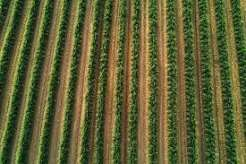
#> input picture Photos/bev4.png, 246 x 164 px, found by its file name; its folder holds only this picture in this run
$ python run_fft_detection.py
#> lines starting #> are read from the running program, lines starting #| are printed output that depends on the picture
#> in main, rgb is the input picture: shape (164, 246, 3); mean R, G, B 94.6, 95.8, 52.5
### FFT/dft_crop_row_detector.py
"""DFT-based crop row detection, following Gai et al. (2024), fft.pdf.

Pipeline (Section 2.2 of the paper):
  1) Pre-processing: Excess-Green grayscale and inverse perspective mapping to
     a metric bird's-eye ROI (MAAIR cropped).
  2) DFT: 2D FFT of the Hanning-windowed ROI.
  3) Peak localization: bandpass filter around the expected row-spacing
     frequency, coarse argmax peak, Taylor-expansion sub-bin refinement,
     DTFT phase at the refined continuous frequency.
  4) Row geometry: wavefront lines (constant phase) give row positions and
     direction; lateral deviation e_y and heading deviation e_theta follow
     from the two rows flanking the robot reference point.
"""

from __future__ import annotations

import dataclasses
from typing import Optional, Tuple

import numpy as np

try:
    import cv2
except ImportError:
    cv2 = None


# ---------------------------------------------------------------------------
# Pre-processing
# ---------------------------------------------------------------------------

def exg_gray(rgb: np.ndarray) -> np.ndarray:
    """Excess Green Index grayscale, contrast-normalized to [0, 255]."""
    arr = rgb[..., :3].astype(np.float64)
    exg = 2.0 * arr[..., 1] - arr[..., 0] - arr[..., 2]
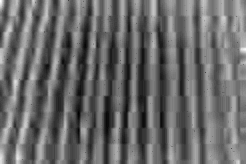
#> exg: shape (164, 246) float64; min -17, max 130, mean 44.5; drawn with min black and max white
    lo, hi = np.percentile(exg, [1.0, 99.5])
#> lo = -4; hi = 96
    if hi <= lo:
        hi = lo + 1.0
    return np.clip((exg - lo) / (hi - lo) * 255.0, 0.0, 255.0)
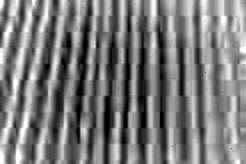
#> returned value: shape (164, 246) float64; min 0, max 255, mean 123.5


# [151 lines left out: functions maair, camera_homography, rectify_forward, not called in this run]


# ---------------------------------------------------------------------------
# DFT detection core
# ---------------------------------------------------------------------------

@dataclasses.dataclass
class Detection:
    fx: float                 # refined peak frequency along x (columns), cyc/px
    fy: float                 # refined peak frequency along y (rows), cyc/px
    Tx: float                 # period along x, px (inf when fx == 0)
    Ty: float                 # period along y, px (inf when fy == 0)
    phi: float                # DTFT phase at the peak, rad
    spacing_px: float         # perpendicular row spacing, px
    angle_from_vertical_deg: float
    intersections: np.ndarray # axis crossings of the row lines, px
    direction: np.ndarray     # unit direction of row lines, pointing up
    ref_point: np.ndarray     # robot/reference point in ROI px
    e_indices: np.ndarray     # signed distances of all lines to ref point, px
    ey_px: float              # lateral deviation, px (nan if <2 rows)
    corridor_px: float        # width of the flanked corridor, px
    e_theta_deg: float        # heading deviation vs image-up, deg
    prominence: float         # spectral lock confidence, peak / band median
    magnitude: np.ndarray     # shifted magnitude spectrum (for plotting)
    freq_x: np.ndarray        # shifted frequency axes matching magnitude
    freq_y: np.ndarray
    band_lo: float            # bandpass radii in cyc/px
    band_hi: float
    apex_x_px: Optional[float] = None  # furrow mouth at the ROI base, px
    apex_shift_px: float = 0.0         # lateral grid translation applied
    anchored: bool = False             # True when apex anchoring moved the grid

    @property
    def n_rows(self) -> int:
        return len(self.intersections)

    def line_endpoints(self, length_scale: float = 1.6):
        """Segment endpoints (x0, y0, x1, y1) of every detected row line."""
        h, w = self.magnitude.shape
        L = length_scale * float(np.hypot(h, w))
        t = self.direction
        segs = []
        for xi in self.intersections:
            p = np.array([xi, 0.0])
            a, b = p - t * L, p + t * L
            segs.append((a[0], a[1], b[0], b[1]))
        return segs

    def centerline(self):
        """Navigation centerline through the midpoint of the two flanking
        rows: (x0, y0, x1, y1) or None."""
        pair = flanking_pair(self.e_indices)
        if pair is None:
            return None
        i, j = pair
        xim = (self.intersections[i] + self.intersections[j]) / 2.0
        h, w = self.magnitude.shape
        L = 1.6 * float(np.hypot(h, w))
        t = self.direction
        a, b = np.array([xim, 0.0]) - t * L, np.array([xim, 0.0]) + t * L
        return a[0], a[1], b[0], b[1]


def flanking_pair(e_vals):
    """Indices of the two rows truly flanking the reference point: the
    nearest line on each side (one with e < 0, one with e >= 0).

    Picking the two smallest |e| instead can return two lines on the SAME
    side (e.g. +5 and +35 px while -25 px exists), whose midpoint sits up
    to a full spacing off the robot's furrow. Falls back to the two
    smallest |e| only when one side has no lines at all.
    """
    e = np.asarray(e_vals, dtype=float)
    if len(e) < 2:
        return None
    neg = np.flatnonzero(e < 0.0)
    pos = np.flatnonzero(e >= 0.0)
    if len(neg) and len(pos):
        i = int(neg[np.argmax(e[neg])])  # closest below zero
        j = int(pos[np.argmin(e[pos])])  # closest above zero
        return i, j
    order = np.argsort(np.abs(e))
    return int(order[0]), int(order[1])


class DFTRowDetector:
    """Bandpass DFT row detector with Hanning window, Taylor sub-bin peak
    refinement and DTFT phase estimation."""

    def __init__(self,
                 min_period_px: float = 8.0,
                 max_period_px: Optional[float] = None,
                 spacing_prior_px: Optional[float] = None,
                 spacing_tol: float = 0.3):
        self.min_period_px = float(min_period_px)
        self.max_period_px = max_period_px
        self.spacing_prior_px = spacing_prior_px
        self.spacing_tol = float(spacing_tol)

    def detect(self, img: np.ndarray,
               ref_xy: Optional[Tuple[float, float]] = None) -> Detection:
        img = np.asarray(img, dtype=np.float64)
        h, w = img.shape
        if img.ndim != 2 or h < 16 or w < 16:
            raise ValueError("need a 2D image >= 16 px per side")

        win = np.hanning(h)[:, None] * np.hanning(w)[None, :]
        imgw = img * win

        F = np.fft.fftshift(np.fft.fft2(imgw))
        mag = np.abs(F)
        FX = np.fft.fftshift(np.fft.fftfreq(w))
        FY = np.fft.fftshift(np.fft.fftfreq(h))
        FR = np.hypot(FY[:, None], FX[None, :])

        f_hi = 1.0 / max(self.min_period_px, 2.0)
        max_p = self.max_period_px or min(h, w) / 2.2
        max_p = min(max_p, min(h, w) / 3.0)
        f_lo = 1.0 / max(max_p, 2.0 * self.min_period_px)
        if self.spacing_prior_px:
            f0 = 1.0 / self.spacing_prior_px
            f_lo = max(f_lo, f0 / (1.0 + self.spacing_tol))
            f_hi = min(f_hi, f0 * (1.0 + self.spacing_tol))
        if f_lo >= f_hi:
            raise ValueError("empty bandpass band; check spacing priors")

        half = (FX[None, :] > 0) | ((FX[None, :] == 0) & (FY[:, None] > 0))
        mask = (FR >= f_lo) & (FR <= f_hi) & half
        if not mask.any():
            raise ValueError("bandpass mask empty at this image size")

        masked = np.where(mask, mag, 0.0)
        yi0, xi0 = np.unravel_index(int(np.argmax(masked)), masked.shape)
        peak_val = float(mag[yi0, xi0])
        ring_med = float(np.median(mag[mask]))
        prominence = peak_val / max(ring_med, 1e-9)

        dx, dy = self._taylor_refine(mag, int(xi0), int(yi0))
        fx = float(FX[xi0] + dx / w)
        fy = float(FY[yi0] + dy / h)

        u = np.arange(w)
        v = np.arange(h)
        ex = np.exp(-2j * np.pi * u * fx)
        ey_v = np.exp(-2j * np.pi * v * fy)
        Xdtft = (ey_v @ imgw) @ ex
        phi = float(np.angle(Xdtft))

        Tx = 1.0 / fx if abs(fx) > 1e-12 else np.inf
        Ty = 1.0 / fy if abs(fy) > 1e-12 else np.inf

        direction = np.array([-fy, fx])
        nrm = float(np.hypot(*direction))
        direction = direction / nrm if nrm > 0 else np.array([0.0, 1.0])
        if direction[1] > 0:
            direction = -direction

        intersections, e_vals = self._row_positions(fx, fy, phi, w, h,
                                                    ref_xy or (w / 2.0, h - 1.0))

        e_theta = float(np.degrees(np.arctan2(direction[0], -direction[1])))

        # Apex anchoring: translate the grid laterally so the navigation
        # corridor starts at the furrow mouth visible at the ROI base
        # (the apex of the converging rows, where the robot drives).
        ref = ref_xy if ref_xy is not None else (w / 2.0, h - 1.0)
        apex_x, apex_shift, anchored = self._anchor_apex(
            img, fx, fy, intersections, e_vals, direction, ref, w, h)
        if anchored:
            intersections = intersections + apex_shift
            e_vals = ((ref[0] - intersections) * direction[1]
                      - (ref[1] - 0.0) * direction[0])

        order = flanking_pair(e_vals)
        if order is not None:
            i, j = order
            ey_px = float((e_vals[i] + e_vals[j]) / 2.0)
            corridor = float(abs(e_vals[i] - e_vals[j]))
        else:
            ey_px, corridor = float("nan"), float("nan")

        return Detection(
            fx=fx, fy=fy, Tx=Tx, Ty=Ty, phi=phi,
            spacing_px=1.0 / float(np.hypot(fx, fy)),
            angle_from_vertical_deg=e_theta,
            intersections=intersections,
            direction=direction,
            ref_point=np.array(ref_xy or (w / 2.0, h - 1.0), dtype=float),
            e_indices=e_vals,
            ey_px=ey_px, corridor_px=corridor,
            e_theta_deg=e_theta,
            prominence=prominence,
            magnitude=mag, freq_x=FX, freq_y=FY,
            band_lo=f_lo, band_hi=f_hi,
            apex_x_px=apex_x, apex_shift_px=float(apex_shift),
            anchored=bool(anchored),
        )

    @staticmethod
    def _taylor_refine(mag: np.ndarray, xi: int, yi: int) -> Tuple[float, float]:
        """Sub-bin peak bias via second-order Taylor expansion (Eq. 11-12):
        solve Hessian @ delta = -gradient with numerical derivatives."""
        h, w = mag.shape
        if not (1 <= xi <= w - 2 and 1 <= yi <= h - 2):
            return 0.0, 0.0
        f00 = mag[yi, xi]
        gx = 0.5 * (mag[yi, xi + 1] - mag[yi, xi - 1])
        gy = 0.5 * (mag[yi + 1, xi] - mag[yi - 1, xi])
        fxx = mag[yi, xi + 1] + mag[yi, xi - 1] - 2.0 * f00
        fyy = mag[yi + 1, xi] + mag[yi - 1, xi] - 2.0 * f00
        fxy = 0.25 * (mag[yi + 1, xi + 1] + mag[yi - 1, xi - 1]
                      - mag[yi + 1, xi - 1] - mag[yi - 1, xi + 1])
        det = fxx * fyy - fxy * fxy
        if not (fxx < 0 and fyy < 0 and abs(det) > 1e-12):
            return 0.0, 0.0
        dxs = (fxy * gy - fyy * gx) / det
        dys = (fxy * gx - fxx * gy) / det
        return float(np.clip(dxs, -1.0, 1.0)), float(np.clip(dys, -1.0, 1.0))

    @staticmethod
    def _row_positions(fx: float, fy: float, phi: float, w: int, h: int,
                       ref_xy: Tuple[float, float]):
        """Wavefront intersections on the dominant axis (Eq. 18) and their
        signed perpendicular distances to the reference point (Eq. 21)."""
        rx, ry = ref_xy
        direction = np.array([-fy, fx])
        nrm = float(np.hypot(*direction))
        direction = direction / nrm if nrm > 0 else np.array([0.0, 1.0])
        if direction[1] > 0:
            direction = -direction

        if abs(fx) >= abs(fy):
            f_ax, span = fx, w
        else:
            f_ax, span = fy, h
        base = -phi / (2.0 * np.pi)
        kmin = int(np.ceil((0.0 - base) * f_ax))
        kmax = int(np.floor((span - base) * f_ax))
        if kmax < kmin:
            kmax = kmin
        ks = np.arange(kmin, kmax + 1, dtype=np.float64)
        if len(ks) > 600:
            keep = np.linspace(0, len(ks) - 1, 600).round().astype(int)
            ks = ks[keep]
        pos = (base + ks) / f_ax

        if abs(fx) >= abs(fy):
            points = np.column_stack([pos, np.zeros_like(pos)])
        else:
            points = np.column_stack([np.zeros_like(pos), pos])
        e = ((rx - points[:, 0]) * direction[1]
             - (ry - points[:, 1]) * direction[0])
        return pos, e

    @staticmethod
    def _anchor_apex(img: np.ndarray, fx: float, fy: float,
                     intersections: np.ndarray, e_vals: np.ndarray,
                     direction: np.ndarray, ref_xy: Tuple[float, float],
                     w: int, h: int):
        """Shift the row grid laterally so the navigation corridor starts
        at the furrow mouth visible at the ROI base (apex of the row
        triangle, where the chassis drives).

        Residual perspective keeps rectified rows slightly convergent, so
        the globally-fitted grid can sit up to half a spacing off the
        furrow mouth at the base. The base strip (bottom 12% of the
        valid ROI) is profiled, and the grid is translated so the
        corridor center meets the deepest local brightness minimum
        (furrow mouth) nearest the reference, searched within half a
        lateral period of the current centerline base. Spacing and
        direction are untouched; the translation never exceeds half a
        period, so row identities cannot flip to the next furrow.

        Returns (apex_x_or_None, shift_px, anchored_bool). Horizontal
        row layouts (|fy| > |fx|) and low-contrast strips keep the
        global grid (anchored=False).
        """
        if len(intersections) < 2 or abs(fx) < abs(fy):
            return None, 0.0, False
        pair = flanking_pair(e_vals)
        if pair is None:
            return None, 0.0, False
        i, j = pair
        Tx = 1.0 / abs(fx)
        t = direction
        if abs(t[1]) < 1e-9:
            return None, 0.0, False
        xim = (float(intersections[i]) + float(intersections[j])) / 2.0
        # current centerline x at the ROI base
        x0 = xim + (t[0] / t[1]) * (float(h - 1) - 0.0)
        rx = float(ref_xy[0])

        yb = int(round(h * 0.88))
        strip = np.asarray(img[yb:, :], dtype=np.float64)
        if strip.size == 0:
            return None, 0.0, False
        prof = strip.mean(axis=0)
        kw = max(3, int(round(Tx / 8.0)))
        if kw % 2 == 0:
            kw += 1
        ker = np.ones(kw) / kw
        sm = np.convolve(prof, ker, mode="same")

        lo = max(0, int(round(x0 - Tx / 2.0)))
        hi = min(w, int(round(x0 + Tx / 2.0)))
        if hi - lo < 3:
            return None, 0.0, False
        seg = sm[lo:hi]
        med = float(np.median(seg))
        cands = []
        for x in range(1, len(seg) - 1):
            if seg[x] < seg[x - 1] and seg[x] <= seg[x + 1]:
                if med - float(seg[x]) >= 6.0:  # real mouth, not noise
                    cands.append(lo + x)
        if not cands:
            return None, 0.0, False
        apex = min(cands, key=lambda x: abs(x - rx))
        shift = float(apex) - float(x0)
        if abs(shift) > Tx / 2.0 + 1e-9:
            return None, 0.0, False
        # Self-validation: the shifted grid must explain the base-strip
        # vegetation better than the global grid, otherwise the "mouth"
        # was a weed/shadow gap and the shift would push rows off the
        # crop (orange borders into furrows, nav line onto plants).
        def base_row_score(xs):
            acc, n = 0.0, 0
            for xi in xs:
                for y in range(yb, h, 2):
                    x = int(round(xi + (t[0] / t[1]) * y))
                    if 0 <= x < w:
                        acc += float(img[y, x])
                        n += 1
            return acc / max(n, 1)

        if base_row_score(intersections + shift) <= base_row_score(
                intersections):
            return None, 0.0, False
        return float(apex), shift, True


def corridor_in_image(res: Detection, map_info: Optional[dict]):
    """Back-project the navigation corridor onto the original image.

    Returns a dict with polylines in image pixel coordinates for every
    detected row, the two corridor bordering rows, the navigation centerline,
    the corridor fill polygon and the reference point, or None when the
    detection cannot be mapped (no map info or no flanking row pair).
    """
    if map_info is None:
        return None
    minv = map_info["minv"]
    r0, c0 = map_info["offset"]
    gw, gh = map_info["grid"]
    t = res.direction

    def to_image(pts):
        ph = np.column_stack([pts[:, 0] + c0, pts[:, 1] + r0,
                              np.ones(len(pts))])
        q = ph @ minv.T
        return np.column_stack([q[:, 0] / q[:, 2], q[:, 1] / q[:, 2]])

    def polyline(x_at_y0):
        s = np.linspace(-2.0 * (gw + gh), 2.0 * (gw + gh), 8001)
        xs = x_at_y0 + s * t[0]
        ys = s * t[1]
        ok = ((xs >= -c0) & (xs <= gw - 1.0 - c0)
              & (ys >= -r0) & (ys <= gh - 1.0 - r0))
        if not ok.any():
            return None
        i0 = int(np.argmax(ok))
        i1 = len(ok) - int(np.argmax(ok[::-1]))
        return to_image(np.column_stack([xs[i0:i1], ys[i0:i1]]))

    e = res.e_indices
    pair = flanking_pair(e)
    if pair is None:
        return None
    i, j = pair
    rows = [p for p in (polyline(xi) for xi in res.intersections)
            if p is not None]
    b1, b2 = polyline(res.intersections[i]), polyline(res.intersections[j])
    if b1 is None or b2 is None:
        return None
    if len(b1) > len(b2):
        b2 = b2[np.linspace(0, len(b2) - 1, len(b1)).round().astype(int)]
    else:
        b1 = b1[np.linspace(0, len(b1) - 1, len(b2)).round().astype(int)]
    return {
        "rows": rows,
        "borders": [b1, b2],
        "centerline": polyline(0.5 * (res.intersections[i]
                                      + res.intersections[j])),
        "corridor": np.vstack([b1, b2[::-1]]),
        "ref": to_image(np.asarray([res.ref_point], dtype=float))[0],
    }

### FFT/run_fft_detection.py
"""Batch test of the paper's DFT crop row detector (fft.pdf) on Photos/.

Forward-looking images are rectified to a metric bird's-eye ROI with a
pitch-scanning inverse perspective mapping; images named 'bev*' are treated
as already top-down. Every image gets a 4-panel figure (input, rectified ROI
with detected rows + navigation centerline, bandpassed log spectrum with the
locked peak, metric summary) and a row in results_fft/metrics.csv.

Usage:
    python3 run_fft_detection.py [--photos DIR] [--out DIR]
        [--height M] [--fov DEG] [--scan LO:HI:STEP] [--range M]
        [--spacing-prior-m M] [--bev-width-m M] [--gsd M]
"""

from __future__ import annotations

import argparse
import csv
import os
import sys
import time

import numpy as np
import matplotlib
matplotlib.use("Agg")
import matplotlib.pyplot as plt
from PIL import Image

from dft_crop_row_detector import (DFTRowDetector, Detection, corridor_in_image,
                                   exg_gray, rectify_forward)

METRIC_FIELDS = ["image", "mode", "pitch_deg", "yaw_deg", "gsd_m_per_px",
                 "roi_w", "roi_h", "row_spacing_px", "row_spacing_m",
                 "angle_dev_deg", "fx_cyc_per_px", "fy_cyc_per_px", "phi_rad",
                 "n_rows", "ey_cm", "e_theta_deg", "corridor_m", "prominence",
                 "detect_ms", "status"]


def spacing_band_px(gsd: float | None, args) -> tuple[float, float, float | None]:
    """(min_period, max_period, prior) in pixels for the bandpass filter."""
    if gsd:
        lo = max(args.min_spacing_m / gsd, 6.0)
        hi = args.max_spacing_m / gsd
        prior = args.spacing_prior_m / gsd if args.spacing_prior_m else None
    else:
        lo, hi, prior = 10.0, None, None
    return lo, hi, prior


def detect_roi(roi: np.ndarray, gsd: float | None, ref_xy, args):
    lo, hi, prior = spacing_band_px(gsd, args)
    det = DFTRowDetector(min_period_px=lo, max_period_px=hi,
                         spacing_prior_px=prior)
    t0 = time.perf_counter()
    res = det.detect(roi, ref_xy=ref_xy)
    ms = (time.perf_counter() - t0) * 1000.0
    return det, res, ms


# [4 lines left out: function pitch_scan_score, not called in this run]


def process_bev(rgb: np.ndarray, args):
    gray = exg_gray(rgb)
    h, w = gray.shape
    gsd = args.bev_width_m / w
#> (the rest of the program and of its run is left out)
